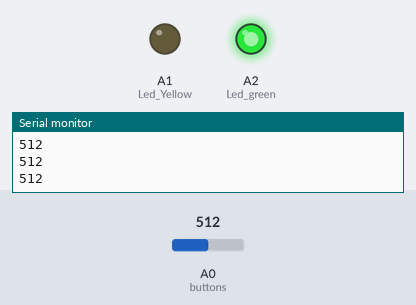
Bench run of a sketch on a simulated Arduino Uno, built with avr-gcc and run on an emulated ATmega328P. Shown: output pins drawn as LEDs (lit = HIGH), the last lines printed to the serial monitor. Inputs (shaded band) come from the test bench; at power-on: A0 (buttons) = 512.

Above: at 5.2 s.
5.3 s: A0 (buttons) set to 616
6.8 s: A0 (buttons) set to 640
At 7.9 s:
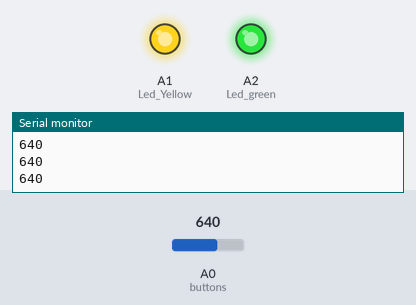
8.5 s: A0 (buttons) set to 74
10.7 s: A0 (buttons) set to 64
At 13.0 s:
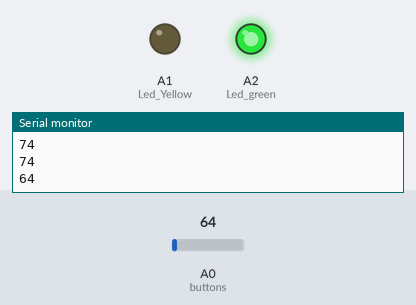
13.4 s: A0 (buttons) set to 122
At 14.5 s:
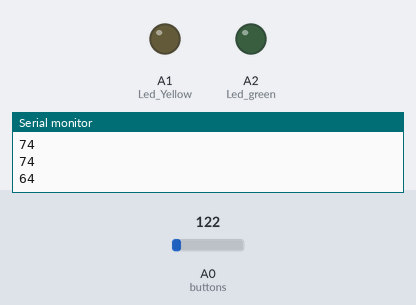
Timing chart, 0 to 16.4 s (numbered marks = the images above; inputs shaded):
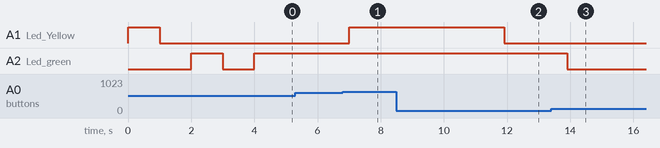

The sketch:

interface.ino
```cpp
enum Press{Right, Up, Down, Left, SEL};

void test()
{
  analogWrite(A1, 255);
  delay(1000);
  analogWrite(A1, 0);
  delay(1000);
  analogWrite(A2, 255);
  delay(1000);
  analogWrite(A2, 0);
  delay(1000);
/*
  for (int i=0; i<1000; i++) {
    digitalWrite(5, i);
    delay(200);
  }
*/
}
void setup() {
  // put your setup code here, to run once:
  Serial.begin(9600);

  pinMode(A0, INPUT);   //buttons
  pinMode(A1, OUTPUT); //Led Yellow
  pinMode(A2, OUTPUT); //Led green
//  pinMode(5, OUTPUT); //Buzzer

  test();
  Serial.println("Starting");
}

void loop() {
  // put your main code here, to run repeatedly:
  int button = analogRead(A0);

  if (button < 897) {
    Serial.println(button);

    if ((button >= 631) && (button <= 896)) { //Up
      analogWrite(A1, 255);
    } else if ((button >= 408) && (button <= 630)) { //Down
      analogWrite(A2, 255);
    } else if ((button >= 231) && (button <= 407)) { //Rigth
      digitalWrite(5, 250);
    } else if ((button >= 69) && (button <= 230)) { //Left
      digitalWrite(5, 0);
    } else {
      test(); //Sel
    }

    delay(300);
  }

}
```

Measured:
- the behaviour switches between 630 and 631 on A0 (buttons) (found by bisection; images 0 and 1)
- the behaviour switches between 69 and 68 on A0 (buttons) (found by bisection; images 1 and 2)
- after the input at 6.8 s, A1 (Led_Yellow): LOW → HIGH after 0.20 s
- after the input at 10.7 s, A1 (Led_Yellow): HIGH → LOW after 1.2 s
- after the input at 13.4 s, A1 (Led_Yellow): stays LOW (without the input it goes to HIGH after 1.8 s)
